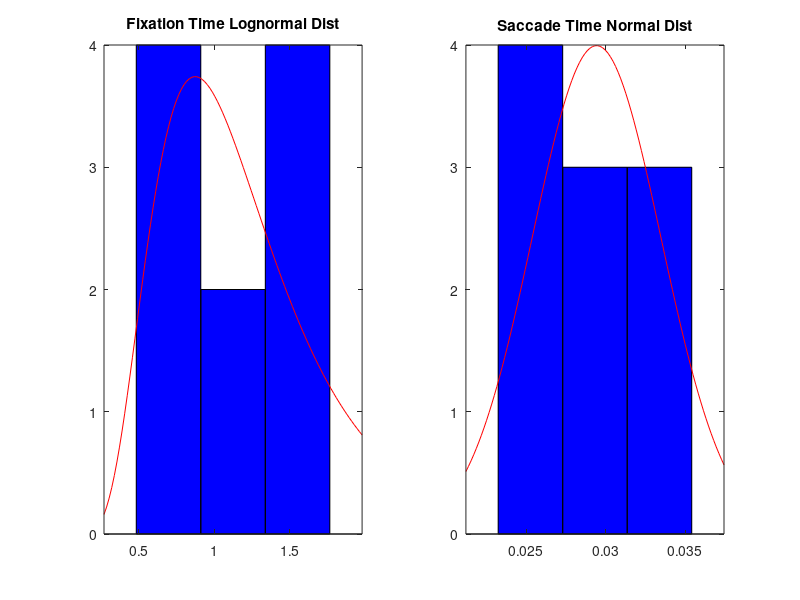

Here is the MATLAB script that generated this plot: (Note: this script raises an error after producing the figure.)
% AUTHORS: Sarah Leary, Victoria Hurd, Abby Rindfuss, Lena Obaid
% DATE CREATED: 9/10/2024
% DATE LAST MODIFIED: 9/12/2024
% PROJECT: NSEEV Project
% CLASS: Human Operation of Aerospace Vehicles

%% Housekeeping
clear;clc;close all


%% Fixed Values

% 4 AOIs
% Each AOI has a salience, expectancy, and value
    % A (primary display)
    S_A = 2;
    Ex_A = 4;
    V_A = 2;
    
    % B (monitor for water levels)
    S_B = 3;
    Ex_B = 2;
    V_B = 1;

    % C (communications display)
    S_C = 1;
    Ex_C = 3;
    V_C = 1;

    % D (emergency notification)
    S_D = 2;
    Ex_D = 1;
    V_D = 5;

% All the combinations of transition effort:
Ef_AB = 1;
Ef_AC = 1;
Ef_AD = 5;
Ef_BC = 3;
Ef_BD = 6;
Ef_CD = 4.5;
% Also, we are assuming that effort to transition is symmetric
% meaning Ef_AB = Ef_BA, etc


%% Distributions
    % fixation --> saccadic eye movement --> fixation --> and so on

n_fix = 10; % number of fixations

% Each fixation time modeled as a random variable with lognormal
% distribution 
fix_dist = makedist('Lognormal','mu', 0, 'sigma',0.5);

% The duration of each saccadic eye movement can be assumed to be normally
% distributed
sac_dist = makedist('Normal','mu',0.03,'sigma',0.003);

% rng('default') % uncomment this if we want these values to never change
fix_time = random(fix_dist,n_fix,1);
% now visualizing the lognormal distribution:
figure(1)
subplot(1,2,1)
histfit(fix_time,3,'lognormal')
title('Fixation Time Lognormal Dist')

sac_time = random(sac_dist,n_fix,1);
% now visualizing the lognormal distribution:
subplot(1,2,2)
histfit(sac_time,3,'normal')
title('Saccade Time Normal Dist')
sgtitle('Distributions for 10 Random Numbers')

%% NSEEV Probability Model for Next Display: 
%Need to write a function that can take in current display and export next
%display


%% 1. Simulation of the Eye Position
% start each scan at A
% eye position as a function of time for 10 fixations
    %%% did we ask Torin about how to choose the sequence? ie random,
    %%% optimize, or we decide? For now, I'm just picking A, B, C, D

% timevec will be like [fix_time, sac_time, fix_time, sac_time ...]

%% 1. Simulation of the Eye Position
% Sequence of displays: A -> B -> C -> D
sequence = {'A', 'B', 'C', 'D'};
seq_numeric = [1, 2, 3, 4];  % Mapping A = 1, B = 2, C = 3, D = 4 for plotting along the y axis

% Initialize time vector and eye position array
time_points = zeros(2 * n_fix-1, 1);
eye_position = zeros(2 * n_fix-1, 1);

% Start at display A
current_time = 0;
current_display=1;

for i = 1:n_fix

    % Fixation on display
    %eye_position(2*i - 1) = seq_numeric(mod(i-1, length(sequence)) + 1);  % A -> B -> C -> D -> A...
    [~,current_display] = NextDisplay(current_display,false);
    eye_position(2*i - 1) = current_display;
    time_points(2*i - 1) = current_time;
    current_time = current_time + fix_time(i);
    
    % Saccade (if not the last fixation)
    if i < n_fix+1
        eye_position(2*i) = NaN;  % No display viewed during saccades
        time_points(2*i) = current_time;
        current_time = current_time + sac_time(i);
    end
end

%% Plot the scan pattern
figure(2)
hold on

% Plot the fixations (solid lines) using the stairs function
stairs(time_points, eye_position, 'LineWidth', 2, 'Color', 'b');

% Plot the saccades (red dashed lines)
plot([0 time_points(1)],[1 eye_position(1)],'r--', 'LineWidth', 1.5);
for i = 1:2:(2*n_fix-2)  % Iterate over every other element for 9 saccades
    % Plot the saccade as a red dashed line
    plot([time_points(i+1), time_points(i+2)], [eye_position(i), eye_position(i+2)], 'r--', 'LineWidth', 1.5);
end

% Labels and formatting
xlabel('Time (s)');
ylabel('Display (1=A, 2=B, 3=C, 4=D)');
title('Eye Position Over Time (10 Fixations)');
yticks([1 2 3 4]);
yticklabels({'A', 'B', 'C', 'D'});
ylim([1 4]);
grid on;
legend({'Fixations', 'Saccades'}, 'Location', 'best');
hold off;

%% 2. Monte Carlo Simulations
% number of simulations
n_sim = 1000;
% number of fixations (updating)
n_fix = 100;
% initializing
current_display = 1;
current_time = 0;
% count of time spent fixating on each display
time_count_fix = zeros(1,4);
time_count_sim = zeros(n_sim,4);

for j = 1:n_sim
    for i = 1:n_fix
    
        % Fixation on display
        [~,current_display] = NextDisplay(current_display,false);

        % fixation and saccade time
        fix_time = random(fix_dist,1,1);
        sac_time = random(sac_dist,1,1);

        current_time = current_time + sac_time + fix_time;

        time_count_fix(current_display) = time_count_fix(current_display)+fix_time;
    end

    % finding relative time on each display
    time_count_sim(j,:) = time_count_fix./current_time;
    % Note that these do not add up to 1 because we're dividing by the
    % TOTAL time (i.e., including the saccade time)

    % resetting
    time_count_fix = zeros(1,4);
    current_time = 0;
    current_display = 1;

end

% plotting a histogram for each display
fig = figure(); hold on; 
subplot(2,2,1); hold on; grid minor;
histogram(time_count_sim(:,1));
title('Display A','Interpreter','latex')
set(gca,'FontSize',20);
hold off;
subplot(2,2,2); hold on; grid minor;
histogram(time_count_sim(:,2));
title('Display B','Interpreter','latex')
set(gca,'FontSize',20);
hold off;
subplot(2,2,3); hold on; grid minor;
histogram(time_count_sim(:,3));
title('Display C','Interpreter','latex')
set(gca,'FontSize',20);
hold off;
subplot(2,2,4); hold on; grid minor;
histogram(time_count_sim(:,4));
title('Display D','Interpreter','latex')
set(gca,'FontSize',20);
hold off;

han=axes(fig,'visible','off'); 
han.Title.Visible='on';
han.XLabel.Visible='on';
han.YLabel.Visible='on';
ylabel(han,'Frequency','Interpreter','latex','FontSize',25);
xlabel(han,'Relative Time','Interpreter','latex','FontSize',25)
sgtitle('Relative Time Spent on Each Display','Interpreter','latex','FontSize',25);

%% 3. Wind Alert Problem

% number of simulations
n_sim = 1000;
% initializing
current_display = 1;
current_time = 0;
wind_alert_detected = 0;
% count of time spent fixating on each display
time_count_sim = zeros(n_sim,1);

for j = 1:n_sim
    while wind_alert_detected == 0 % not terminating until wind alert has been detected

        % fixation and saccade time
        fix_time = random(fix_dist,1,1);
        sac_time = random(sac_dist,1,1);

        % keeping track of all time
        current_time = current_time + sac_time + fix_time;

        % wind alert occurs at current_time = 10
        if current_time >= 10 

            % Fixation on display
            [~,current_display] = NextDisplay(current_display,false);
        
            if current_display == 4
                % essentially, flipping a weighted coin where the prob
                % of "success" (detecting the wind alert)=0.8
                wind_alert_detected = binornd(1,0.8);                
            end
        end

    end

    % time at which wind alert was detected is randomly chosen from a
    % uniform distribution from 0 to the fixation time

    if current_time-fix_time < 10 % if the wind alert went off while on display D
        time_detected = unifrnd(0,current_time-10);
        fix_time = 0;
    else % if wind alert went off while on any other display
        time_detected = unifrnd(0,fix_time);
    end

    % we already added the fixation time, so we have to subtract out the
    % fixation time and add the time within the fixation that the wind
    % alert was detected
    current_time = current_time - fix_time + time_detected;

    % finding time it takes to detect the wind alarm
    time_count_sim(j) = current_time-10;
    if time_count_sim(j) < 0
        disp(j)
    end

    % resetting
    current_time = 0;
    current_display = 1;
    wind_alert_detected = 0;

end

% calculating the 50th (median), 5th, and 95th percentiles
ques_3_50prctile = prctile(time_count_sim,50);
ques_3_5prctile = prctile(time_count_sim,5);
ques_3_95prctile = prctile(time_count_sim,95);

% plotting a histogram for each display
figure(); hold on; grid minor;
xline(ques_3_5prctile,'--','LineWidth',3,'Color','r')
xline(ques_3_50prctile,'--','LineWidth',3,'Color','g')
xline(ques_3_95prctile,'--','LineWidth',3,'Color','c')
histogram(time_count_sim,NumBins=30);
legend(strcat('5th \%-ile= ',num2str(round(ques_3_5prctile,2))),...
    strcat('Median=',num2str(round(ques_3_50prctile,2))),...
    strcat('95th \%-ile=',num2str(round(ques_3_95prctile,2))),'Data',...
    'Interpreter','latex');
set(gca,'FontSize',20);
title('Time to Detect Wind Alert','Interpreter','latex','FontSize',25)
xlabel('Time, s','Interpreter','latex','FontSize',25);
ylabel('Frequency','Interpreter','latex','FontSize',25)
hold off;

%% 4. Wind Alert Problem with Increased Salience

% number of simulations
n_sim = 1000;
% initializing
current_display = 1;
current_time = 0;
wind_alert_detected = 0;
% count of time spent fixating on each display
time_count_sim = zeros(n_sim,1);

for j = 1:n_sim
    while wind_alert_detected == 0 % not terminating until wind alert has been detected

        % fixation and saccade time
        fix_time = random(fix_dist,1,1);
        sac_time = random(sac_dist,1,1);

        % keeping track of all time
        current_time = current_time + sac_time + fix_time;

        % wind alert occurs at current_time = 10
        if current_time >= 10 

            % Fixation on display
            [~,current_display] = NextDisplay(current_display,true);
        
            if current_display == 4
                % essentially, flipping a weighted coin where the prob
                % of "success" (detecting the wind alert)=0.8
                wind_alert_detected = binornd(1,0.8);                
            end
        end

    end

    % time at which wind alert was detected is randomly chosen from a
    % uniform distribution from 0 to the fixation time

    if current_time-fix_time < 10 % if the wind alert went off while on display D
        time_detected = unifrnd(0,current_time-10);
        fix_time = 0;
    else % if wind alert went off while on any other display
        time_detected = unifrnd(0,fix_time);
    end

    % we already added the fixation time, so we have to subtract out the
    % fixation time and add the time within the fixation that the wind
    % alert was detected
    current_time = current_time - fix_time + time_detected;

    % finding time it takes to detect the wind alarm
    time_count_sim(j) = current_time-10;
    if time_count_sim(j) < 0
        disp(j)
    end

    % resetting
    current_time = 0;
    current_display = 1;
    wind_alert_detected = 0;

end

% calculating the 50th (median), 5th, and 95th percentiles
ques_4_50prctile = prctile(time_count_sim,50);
ques_4_5prctile = prctile(time_count_sim,5);
ques_4_95prctile = prctile(time_count_sim,95);

% plotting a histogram for each display
figure(); hold on; grid minor;
xline(ques_4_5prctile,'--','LineWidth',3,'Color','r')
xline(ques_4_50prctile,'--','LineWidth',3,'Color','g')
xline(ques_4_95prctile,'--','LineWidth',3,'Color','c')
histogram(time_count_sim,NumBins=30);
legend(strcat('5th \%-ile= ',num2str(round(ques_4_5prctile,2))),...
    strcat('Median=',num2str(round(ques_4_50prctile,2))),...
    strcat('95th \%-ile=',num2str(round(ques_4_95prctile,2))),'Data',...
    'Interpreter','latex');
set(gca,'FontSize',20);
title('Time to Detect Wind Alert','Interpreter','latex','FontSize',25)
xlabel('Time, s','Interpreter','latex','FontSize',25);
ylabel('Frequency','Interpreter','latex','FontSize',25)
hold off;
